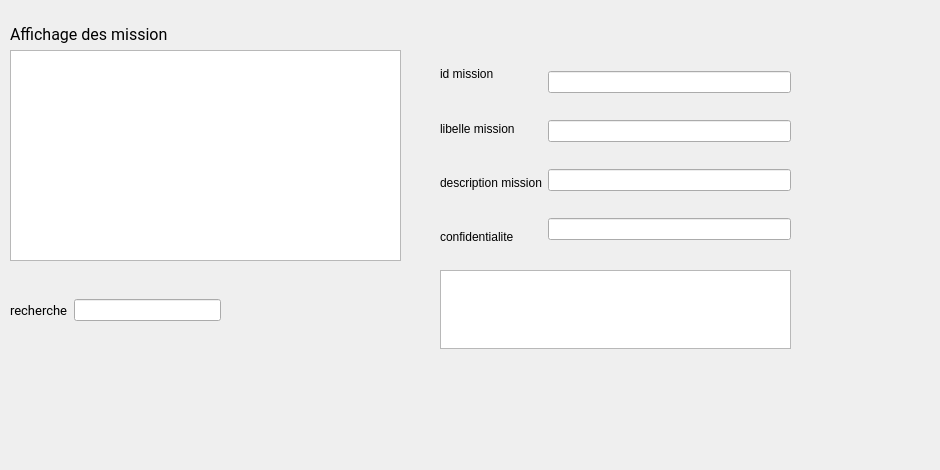
     <widget class="QWidget" name="tab_8">
      <attribute name="title">
       <string>Gestion des missions</string>
      </attribute>
      <widget class="QWidget" name="horizontalLayoutWidget_16">
       <property name="geometry">
        <rect>
         <x>10</x>
         <y>270</y>
         <width>211</width>
         <height>81</height>
        </rect>
       </property>
       <layout class="QHBoxLayout" name="horizontalLayout_16">
        <item>
         <widget class="QLabel" name="label_35">
          <property name="font">
           <font>
            <family>Roboto</family>
            <pointsize>10</pointsize>
            <weight>50</weight>
            <italic>false</italic>
            <bold>false</bold>
           </font>
          </property>
          <property name="styleSheet">
           <string notr="true">font: 10pt &quot;Roboto&quot;;</string>
          </property>
          <property name="text">
           <string>recherche</string>
          </property>
         </widget>
        </item>
        <item>
         <widget class="QLineEdit" name="id_rechercher_3"/>
        </item>
       </layout>
      </widget>
      <widget class="QWidget" name="horizontalLayoutWidget_17">
       <property name="geometry">
        <rect>
         <x>10</x>
         <y>50</y>
         <width>391</width>
         <height>211</height>
        </rect>
       </property>
       <layout class="QHBoxLayout" name="horizontalLayout_17">
        <item>
         <widget class="QTableView" name="tab_journaliste_3"/>
        </item>
       </layout>
      </widget>
      <widget class="QTableView" name="recherche_tab_3">
       <property name="geometry">
        <rect>
         <x>440</x>
         <y>270</y>
         <width>351</width>
         <height>79</height>
        </rect>
       </property>
      </widget>
      <widget class="QWidget" name="horizontalLayoutWidget_19">
       <property name="geometry">
        <rect>
         <x>440</x>
         <y>50</y>
         <width>351</width>
         <height>211</height>
        </rect>
       </property>
       <layout class="QHBoxLayout" name="horizontalLayout_19">
        <item>
         <layout class="QVBoxLayout" name="verticalLayout_15">
          <item>
           <widget class="QLabel" name="label_37">
            <property name="styleSheet">
             <string notr="true">font: 10pt &quot;Roboto&quot;;</string>
            </property>
            <property name="text">
             <string>id mission</string>
            </property>
           </widget>
          </item>
          <item>
           <widget class="QLabel" name="label_38">
            <property name="text">
             <string>libelle mission</string>
            </property>
           </widget>
          </item>
          <item>
           <widget class="QLabel" name="label_39">
            <property name="text">
             <string>description mission</string>
            </property>
           </widget>
          </item>
          <item>
           <widget class="QLabel" name="label_40">
            <property name="text">
             <string>confidentialite</string>
            </property>
           </widget>
          </item>
         </layout>
        </item>
        <item>
         <layout class="QVBoxLayout" name="verticalLayout_16">
          <item>
           <widget class="QLineEdit" name="id_miss_mod"/>
          </item>
          <item>
           <widget class="QLineEdit" name="libelle_miss_mod"/>
          </item>
          <item>
           <widget class="QLineEdit" name="description_mod"/>
          </item>
          <item>
           <widget class="QLineEdit" name="confidentialite_mod"/>
          </item>
         </layout>
        </item>
       </layout>
      </widget>
      <widget class="QPushButton" name="pdf_p_3">
       <property name="geometry">
        <rect>
         <x>180</x>
         <y>20</y>
         <width>91</width>
         <height>21</height>
        </rect>
       </property>
       <property name="styleSheet">
        <string notr="true">
background-color: transparent;
background: none;
border: none;
background-repeat: none;
border-image: url(:/pdf.png);</string>
       </property>
       <property name="text">
        <string/>
       </property>
      </widget>
      <widget class="QPushButton" name="tri_p_3">
       <property name="geometry">
        <rect>
         <x>310</x>
         <y>20</y>
         <width>91</width>
         <height>21</height>
        </rect>
       </property>
       <property name="styleSheet">
        <string notr="true">font: 10pt &quot;Roboto&quot;;

background-color: transparent;
background: none;
border: none;
background-repeat: none;
border-image: url(:/TRIE.png);</string>
       </property>
       <property name="text">
        <string/>
       </property>
      </widget>
      <widget class="QLabel" name="label_36">
       <property name="geometry">
        <rect>
         <x>10</x>
         <y>-70</y>
         <width>161</width>
         <height>209</height>
        </rect>
       </property>
       <property name="font">
        <font>
         <family>Roboto</family>
         <pointsize>12</pointsize>
         <weight>50</weight>
         <italic>false</italic>
         <bold>false</bold>
        </font>
       </property>
       <property name="styleSheet">
        <string notr="true">font: 12pt &quot;Roboto&quot;;</string>
       </property>
       <property name="text">
        <string>Affichage des mission</string>
       </property>
      </widget>
      <widget class="QPushButton" name="afficherp_3">
       <property name="geometry">
        <rect>
         <x>440</x>
         <y>20</y>
         <width>121</width>
         <height>23</height>
        </rect>
       </property>
       <property name="styleSheet">
        <string notr="true">border-image: url(:/afficher.png);

background-color: transparent;
background: none;
border: none;
background-repeat: none;</string>
       </property>
       <property name="text">
        <string/>
       </property>
      </widget>
      <widget class="QPushButton" name="modifierp_3">
       <property name="geometry">
        <rect>
         <x>680</x>
         <y>20</y>
         <width>111</width>
         <height>23</height>
        </rect>
       </property>
       <property name="styleSheet">
        <string notr="true">border-image: url(:/modifier.png);
background-color: transparent;
background: none;
border: none;
background-repeat: none;
font: 10pt &quot;Roboto&quot;;</string>
       </property>
       <property name="text">
        <string/>
       </property>
      </widget>
      <widget class="QPushButton" name="supprimer_3">
       <property name="geometry">
        <rect>
         <x>560</x>
         <y>20</y>
         <width>121</width>
         <height>23</height>
        </rect>
       </property>
       <property name="styleSheet">
        <string notr="true">
background-color: transparent;
background: none;
border: none;
background-repeat: none;
border-image: url(:/delete.png);
font: 10pt &quot;Roboto&quot;;</string>
       </property>
       <property name="text">
        <string/>
       </property>
      </widget>
      <widget class="QPushButton" name="recherchep_3">
       <property name="geometry">
        <rect>
         <x>240</x>
         <y>300</y>
         <width>81</width>
         <height>21</height>
        </rect>
       </property>
       <property name="styleSheet">
        <string notr="true">border-image: url(:/recherche.png);
background-color: transparent;
background: none;
border: none;
background-repeat: none;</string>
       </property>
       <property name="text">
        <string/>
       </property>
      </widget>
      <widget class="QLabel" name="label_41">
       <property name="geometry">
        <rect>
         <x>-60</x>
         <y>-60</y>
         <width>931</width>
         <height>461</height>
        </rect>
       </property>
       <property name="text">
        <string/>
       </property>
       <property name="pixmap">
        <pixmap resource="multi.qrc">:/12.png</pixmap>
       </property>
      </widget>
      <widget class="QPushButton" name="googlesearch">
       <property name="geometry">
        <rect>
         <x>240</x>
         <y>330</y>
         <width>81</width>
         <height>21</height>
        </rect>
       </property>
       <property name="styleSheet">
        <string notr="true">border-image: url(:/recherche.png);
background-color: transparent;
background: none;
border: none;
background-repeat: none;</string>
       </property>
       <property name="text">
        <string/>
       </property>
      </widget>
      <zorder>label_41</zorder>
      <zorder>horizontalLayoutWidget_16</zorder>
      <zorder>horizontalLayoutWidget_17</zorder>
      <zorder>recherche_tab_3</zorder>
      <zorder>horizontalLayoutWidget_19</zorder>
      <zorder>pdf_p_3</zorder>
      <zorder>tri_p_3</zorder>
      <zorder>label_36</zorder>
      <zorder>afficherp_3</zorder>
      <zorder>modifierp_3</zorder>
      <zorder>supprimer_3</zorder>
      <zorder>recherchep_3</zorder>
      <zorder>googlesearch</zorder>
     </widget>
